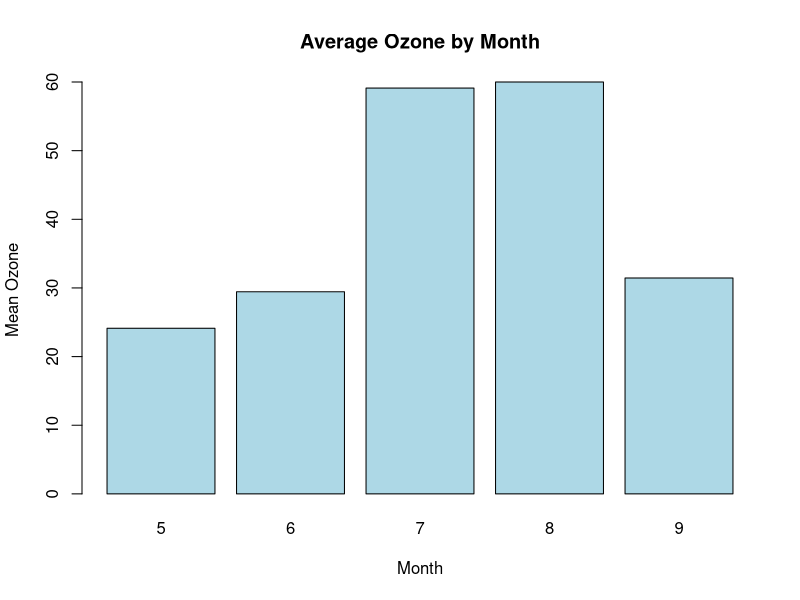
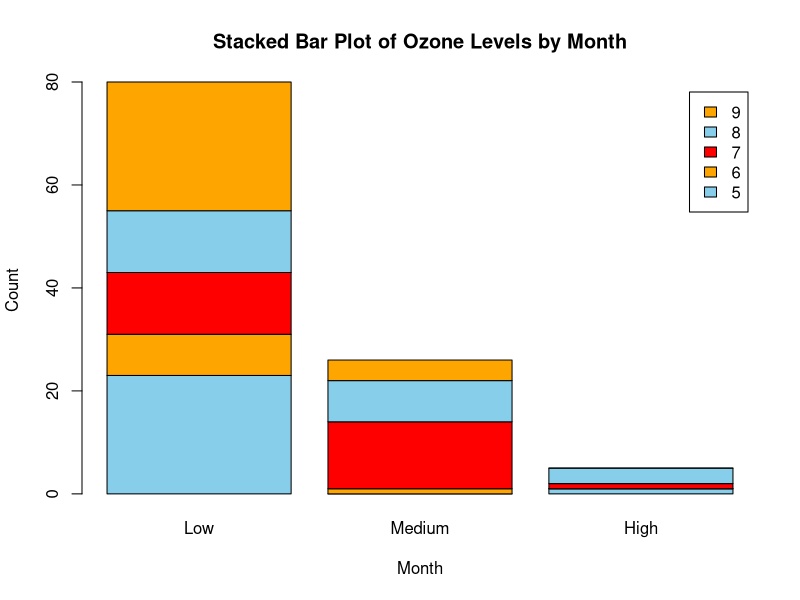
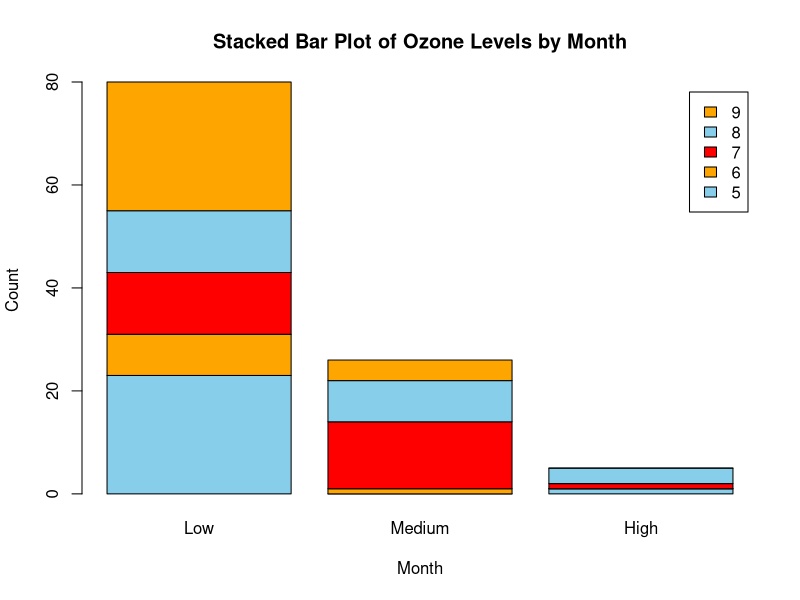

The R script that drew these images, in order:
data(airquality)

?airquality
head(airquality)
str(airquality)
class(airquality)

aq_clean <- na.omit(airquality)

mean_ozone <- tapply(aq_clean$Ozone,
                     aq_clean$Month,
                     mean)

mean_ozone

barplot(mean_ozone,
        main = "Average Ozone by Month",
        xlab = "Month",
        ylab = "Mean Ozone",
        col = "lightblue")


aq_clean$Ozone_Level <- cut(aq_clean$Ozone,
                            breaks = 3,
                            labels = c("Low", "Medium", "High"))

ozone_table <- table(aq_clean$Month,
                     aq_clean$Ozone_Level)

ozone_table

barplot(ozone_table,
        beside = FALSE,
        col = c("skyblue", "orange", "red"),
        legend.text = TRUE,
        main = "Stacked Bar Plot of Ozone Levels by Month",
        xlab = "Month",
        ylab = "Count")

png("plots/Week3(b)_airquality_Ozone_BarChart.png")

barplot(ozone_table,
        beside = FALSE,
        col = c("skyblue", "orange", "red"),
        legend.text = TRUE,
        main = "Stacked Bar Plot of Ozone Levels by Month",
        xlab = "Month",
        ylab = "Count")

dev.off()